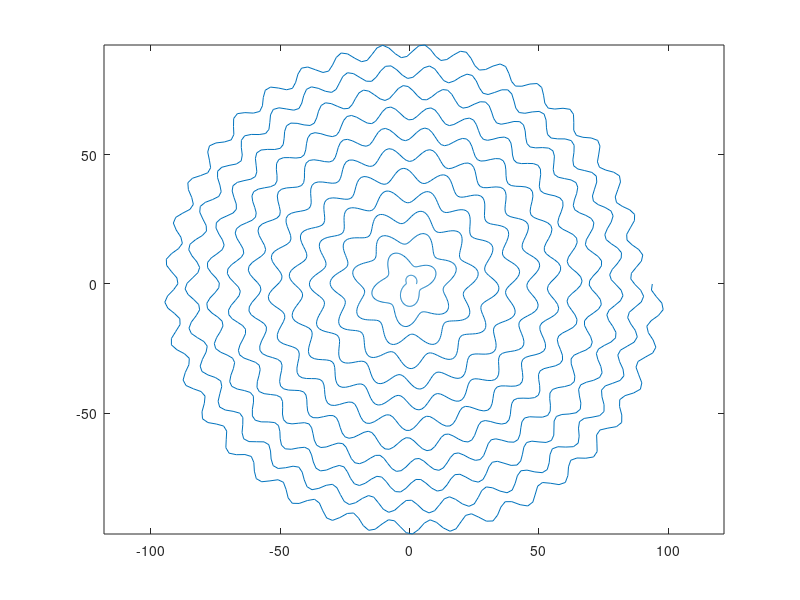

Write MATLAB code to recreate this figure. (Note: this script raises an error after producing the figure.)
nTrajX=3000;
nLoopsX=12;
R=linspace(0,1,nTrajX)*96;
% R=R+real(exp(1i*linspace(0,2*pi*nLoopsX*19.3125432,nTrajX))).*(96/12/3);
Phi=linspace(0,2*pi*nLoopsX,nTrajX);
C=R.*exp(1i*Phi);
CS=[0 cumsum(abs(diff(C)))];
CS=CS./CS(end);
R=R+real(exp(1i*(CS*2*pi*nLoopsX*19.46624))).*(96/12/3);
C=R.*exp(1i*Phi);
figure;
plot(real(C),imag(C));
axis equal
setXaxis([-100 100]);
setYaxis([-100 100]);
removeTicks